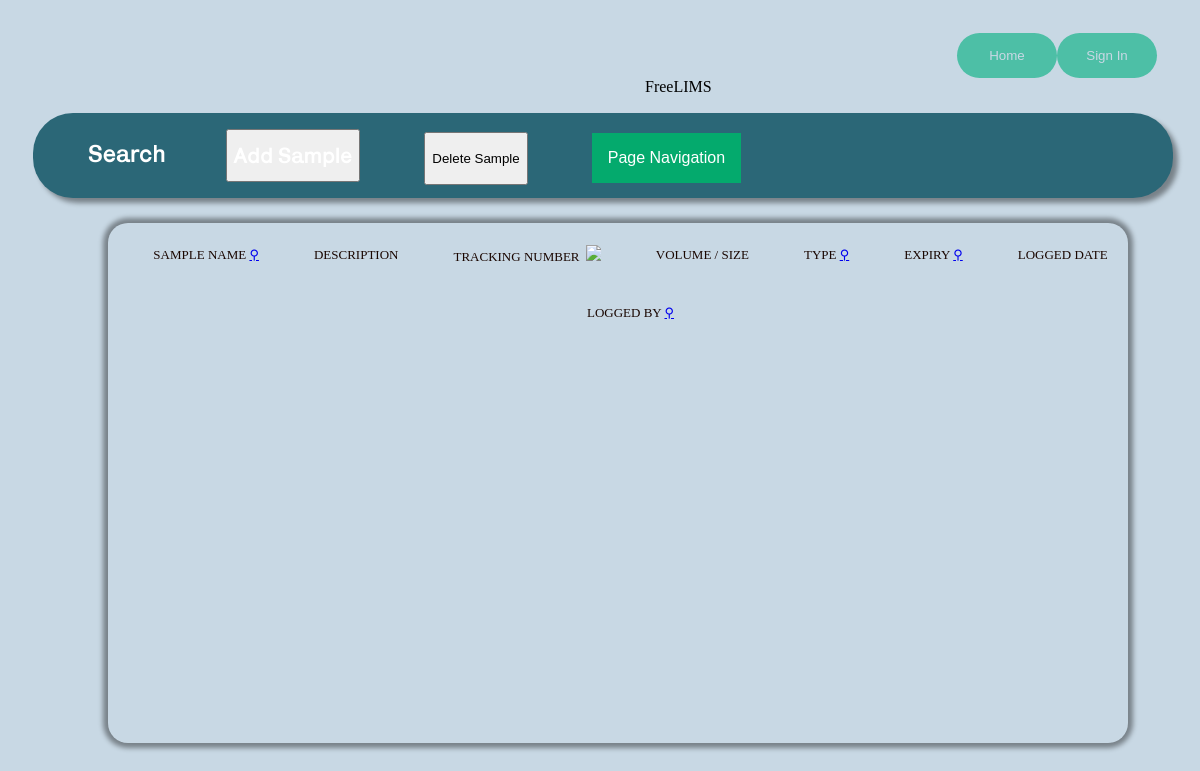
Before: /Sample/ with the older database file.
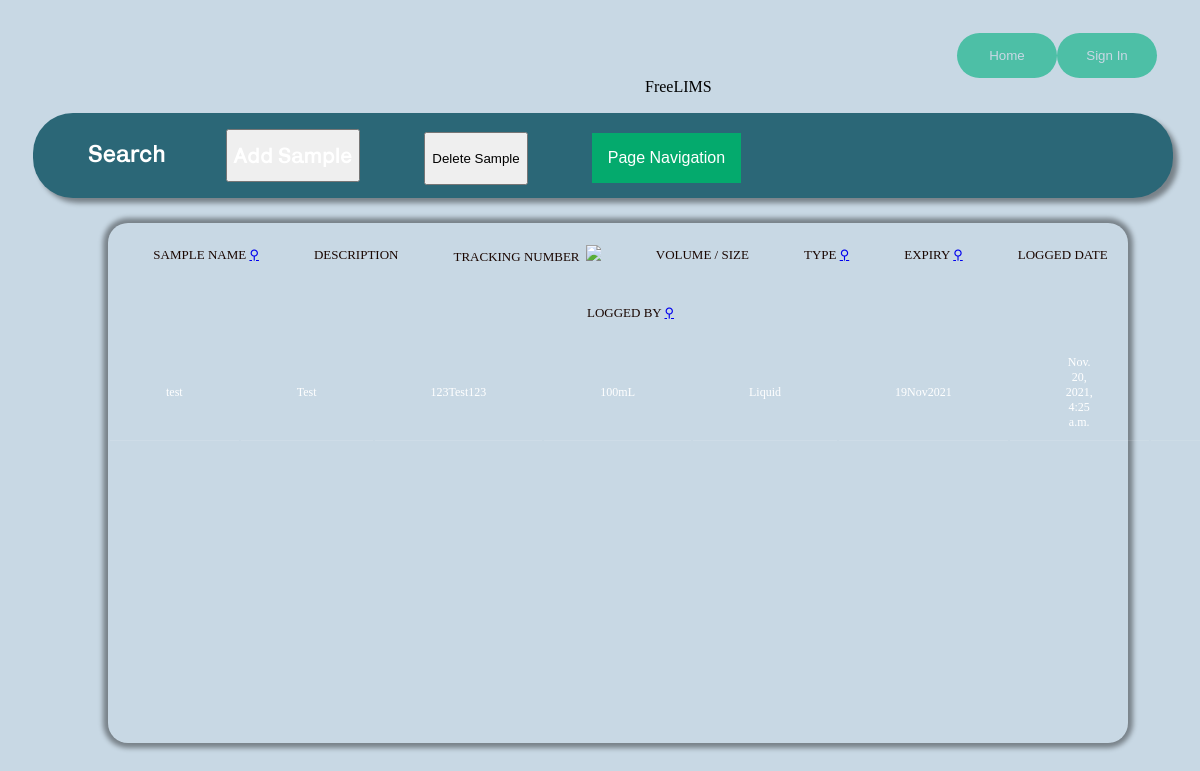
After: the same page with the newer database file.
### FreeLims/models.py (models this page shows)
class Sample(models.Model):
    SAMPLE_TYPE = (
        ('Solid', 'Solid'),
        ('Liquid', 'Liquid'),
        ('Powder', 'Powder')
    )
    organization = models.CharField(max_length=200)
    sample_name = models.CharField(max_length=100)
    sample_description = models.CharField(max_length=200)
    tracking_number = models.CharField(max_length=100)
    sample_volume = models.CharField(max_length=100)
    sample_quantity = models.IntegerField()
    sample_type = models.CharField(max_length=100, choices=SAMPLE_TYPE)
    expiration_date = models.CharField(max_length=100)
    logged_date = models.DateTimeField(default=datetime.now)
    logged_by = models.ForeignKey(User, on_delete=models.CASCADE)

### FreeLims/views.py (the view)
# urls.py: path('Sample/', views.Sample_page, name='Sample'),
def Sample_page(request):
    samples = Sample.objects.all()
    form = SampleForm()
    if request.method == 'POST':
        form = SampleForm(request.POST)
        if form.is_valid():
            form.save()
    context = {
        'form': form, 'samples': samples
               }
    return render(request, 'FreeLims/Sample.html', context)

### FreeLims/Templates/FreeLims/Sample.html (shortened to what this page needs)
{% extends 'FreeLims/base.html' %}
{% block content %}
<div class = "Table-attributes">
    <ul class="Table-attributes-ul">
        <li class = "Table-attributes-Nav-bar-Search">
            <div class="Search-span">
                <span class="Table-attributes-Nav-bar-text">Search</span>
            </div>
        </li>
        <li class = "Table-attributes-Nav-bar">
            <button>
                <a href ="#samplesubmit" class="sample-submit-text">Add Sample</a>
            </button>
        </li>
        <li class = "Table-attributes-Nav-bar">
            <input type="submit" value="Delete Sample" id="Delete_Sample" class="trigger">
        </li>
        <li class = "Table-attributes-Nav-bar">
            <div class="nav-dropdown">
                <button class="nav-dropbtn">Page Navigation</button>
            </div>
        </li>
    </ul>
</div>
<div class="table-container">
    <div class=“sample-tbl-header">
        <table class=“sample-table”>
            <thead>
            <tr>
              <th>
                  Sample Name
                  <a href="#" class="mglass-filter">
                      &#9906;
                  </a>
              </th>
              <th>Description</th>
              <th>
                  Tracking Number
                  <a href="#" >
                      {% load static %}
                      <img src="{% static 'FreeLims/filter.svg' %}" class="filter-icon"/>
                  </a>
              </th>
                <th>Volume / Size</th>
              <th>
                  Type
                  <a href="#" class="mglass-filter">
                      &#9906;
                  </a>
              </th>
              <th>
                  Expiry
                  <a href="#" class="mglass-filter">
                      &#9906;
                  </a>
              </th>
                <th>logged Date</th>
                <th>
              Logged By
              <a href="#" class="mglass-filter">
                      &#9906;
                  </a>
                </th>
            </tr>
          </thead>
        </table>
  </div>
  <div class=“sample-tbl-content">
    <table>
    {% for sample in samples %}
      <tbody>
        <tr>
            <td>{{ sample.sample_name}}</td>
            <td>{{sample.sample_description}}</td>
            <td>{{sample.tracking_number}}</td>
            <td>{{sample.sample_volume}}</td>
            <td>{{sample.sample_type}}</td>
            <td>{{sample.expiration_date}}</td>
            <td>{{sample.logged_date}}</td>
            <td>{{sample.logged_by}}</td>
        </tr>
      </tbody>
    {% endfor %}
    </table>
  </div>
</div>
{% load static %}
{% endblock %}

Changed rows visible on the page:
added Sample: sample_name "test", sample_description "Test", tracking_number "123Test123", sample_volume "100mL", sample_type "Liquid", expiration_date "19Nov2021", logged_date "Nov. 20, 2021, 4:25 a.m."
